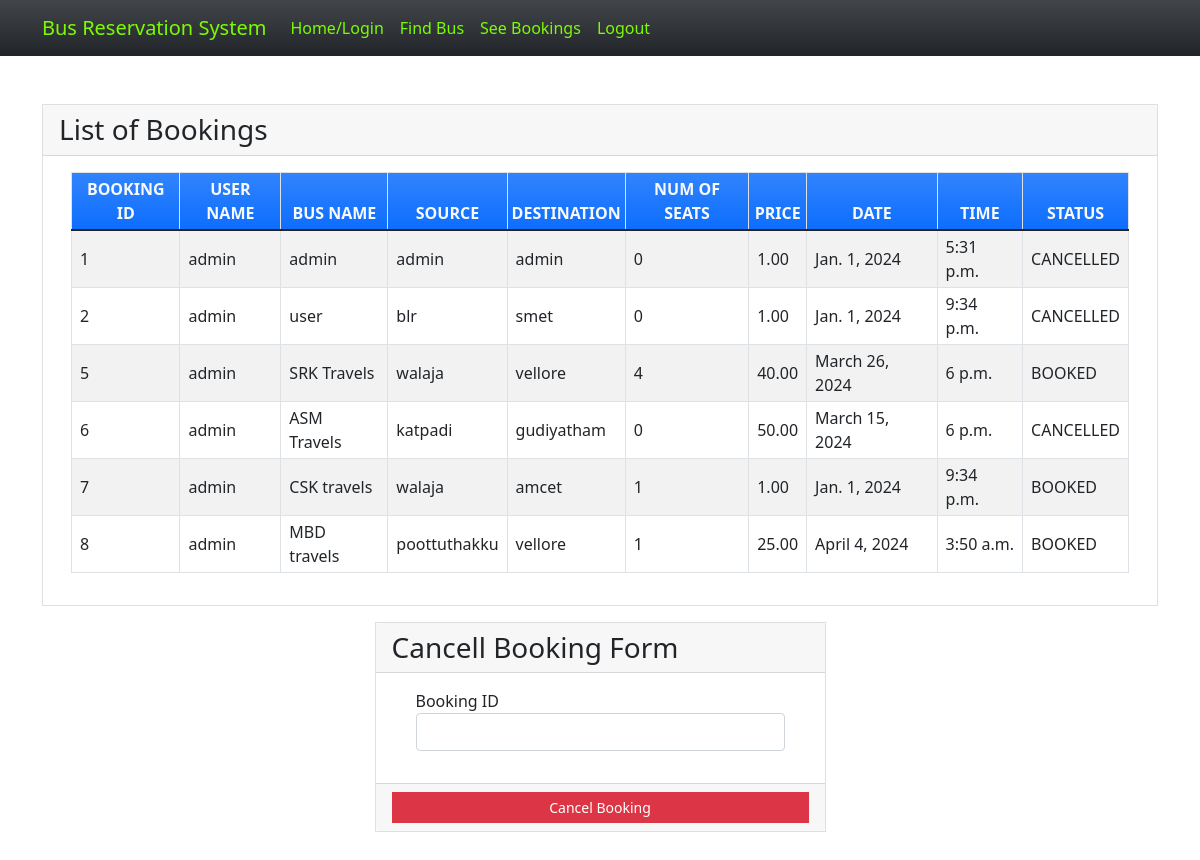
/seebookings (signed in), run on the app's committed database.
### myapp/models.py (models this page shows, shortened)
class Book(models.Model):
    BOOKED = 'B'
    CANCELLED = 'C'
    TICKET_STATUSES = ((BOOKED, 'Booked'),
                       (CANCELLED, 'Cancelled'),)
    email = models.EmailField()
    name = models.CharField(max_length=30)
    userid =models.DecimalField(decimal_places=0, max_digits=2)
    busid=models.DecimalField(decimal_places=0, max_digits=2)
    bus_name = models.CharField(max_length=30)
    source = models.CharField(max_length=30)
    dest = models.CharField(max_length=30)
    nos = models.DecimalField(decimal_places=0, max_digits=2)
    price = models.DecimalField(decimal_places=2, max_digits=6)
    date = models.DateField()
    time = models.TimeField()
    status = models.CharField(choices=TICKET_STATUSES, default=BOOKED, max_length=2)
    class Meta:
        verbose_name_plural = "List of Books"

### myapp/views.py (the view)
# urls.py: path('seebookings', views.seebookings, name="seebookings"),
@login_required(login_url='signin')
def seebookings(request,new={}):
    context = {}
    id_r = request.user.id
    book_list = Book.objects.filter(userid=id_r)
    if book_list:
        return render(request, 'myapp/booklist.html', locals())
    else:
        context["error"] = "Sorry no buses booked"
        return render(request, 'myapp/findbus.html', context)

### myapp/templates/myapp/booklist.html (shortened to what this page needs)
{% extends 'myapp/base.html' %} {% block content %}
<div class="container my-5">
    <div class="card rounded-0">
        <div class="card-header">
            <div class="card-title h3 mb-0">List of Bookings</div>
        </div>
        <div class="card-body">
            <div class="container-fluid">
                <table class="table table-bordered table-striped">
                    <thead>
                        <tr class="bg-gradient bg-primary text-light">
                            <th class="p-1 text-center">BOOKING ID</th>
                            <th class="p-1 text-center">USER NAME</th>
                            <th class="p-1 text-center">BUS NAME</th>
                            <th class="p-1 text-center">SOURCE</th>
                            <th class="p-1 text-center">DESTINATION</th>
                            <th class="p-1 text-center">NUM OF SEATS</th>
                            <th class="p-1 text-center">PRICE</th>
                            <th class="p-1 text-center">DATE</th>
                            <th class="p-1 text-center">TIME</th>
                            <th class="p-1 text-center">STATUS</th>
                        </tr>
                    </thead>
                    {% for row in book_list %}
                    <tr>
                        <td class="px-2 py-1 align-middle">{{row.id}}</td>
                        <td class="px-2 py-1 align-middle">{{row.name}}</td>
                        <td class="px-2 py-1 align-middle">{{row.bus_name}}</td>
                        <td class="px-2 py-1 align-middle">{{row.source}}</td>
                        <td class="px-2 py-1 align-middle">{{row.dest}}</td>
                        <td class="px-2 py-1 align-middle">{{row.nos}}</td>
                        <td class="px-2 py-1 align-middle">{{row.price}}</td>
                        <td class="px-2 py-1 align-middle">{{row.date}}</td>
                        <td class="px-2 py-1 align-middle">{{row.time}}</td>
                        <td class="px-2 py-1 align-middle">{{row.status}}</td>
                    </tr>
                    {% endfor %}
                </table>
            </div>
        </div>
    </div>
    <div class="row mt-3 justify-content-center">
        <div class="col-lg-5 col-md-7 col-sm-10 col-xs-12">
            <div class="card rounded-0">
                <div class="card-header">
                    <div class="card-title h3 mb-0">Cancell Booking Form</div>
                </div>
                <div class="card-body">
                    <div class="container-fluid">
                        <form action="{% url 'cancellings' %}" method="post" id="cancel-form">
                            <div class="mb-3">
                                <label for="bus_id" class="control-label">Booking ID</label>
                                <input name='bus_id' class="form-control" type="number" id="bus_id">
                            </div>
                        </form>
                    </div>
                </div>
                <div class="card-footer text-center">
                    <button class="btn btn-sm rounded-0 btn-danger w-100" form="cancel-form">Cancel Booking</button>
                </div>
            </div>
        </div>
    </div>
</div>
{% endblock %}

### myapp/templates/myapp/base.html (shortened to what this page needs)
<!doctype html>
<html lang="en">
<head>
    <link rel="stylesheet" href="https://cdn.jsdelivr.net/npm/bootstrap@5.1.3/dist/css/bootstrap.min.css">
</head>
<body>
<nav class="navbar navbar-expand-lg navbar-light bg-gradient bg-dark" style="background-color: green;">
    <div class="container" style="color:green;">
            <a class="navbar-brand" href="#" style="color: lawngreen;">Bus Reservation System</a>
        <div class="collapse navbar-collapse" id="navbarNavAltMarkup">
            <div class="navbar-nav" >
                <a class="nav-item nav-link active" href="{% url 'home' %}" style="color: lawngreen;">Home/Login</a>
                <a class="nav-item nav-link" href="{% url 'findbus' %}"style="color: lawngreen;">Find Bus</a>
                <a class="nav-item nav-link" href="{% url 'seebookings' %}" style="color: lawngreen;">See Bookings</a>
                {% if request.user.is_active %}
                <a class="nav-item nav-link " href="{% url 'signout' %}" style="color: lawngreen;">Logout</a>
                {% else %}
                <a class="nav-item nav-link " href="{% url 'signup' %}" style="color: lawngreen;">Registration</a>
                {% endif %}
            </div>
        </div>
    </div>
</nav>
{% block content %}
{% endblock %}
</body>
</html>

### myapp/templates/myapp/base.html (style rules this page uses)
body { background-image: url("https://w0.peakpx.com/wallpaper/659/135/HD-wallpaper-mercedes-benz-tourismo-passenger-bus-new-green-transportation-of-passengers-concepts-buses-mercedes-for-with-resolution-high-quality.jpg"); background-repeat: no-repeat; background-size: cover; }

### data on the page
Book: id "1", name "admin", bus_name "admin", source "admin", dest "admin", nos "0", price "1.00", date "Jan. 1, 2024", time "5:31 p.m.", status "CANCELLED"
Book: id "2", name "admin", bus_name "user", source "blr", dest "smet", nos "0", price "1.00", date "Jan. 1, 2024", time "9:34 p.m.", status "CANCELLED"
Book: id "5", name "admin", bus_name "SRK Travels", source "walaja", dest "vellore", nos "4", price "40.00", date "March 26, 2024", time "6 p.m.", status "BOOKED"
Book: id "6", name "admin", bus_name "ASM Travels", source "katpadi", dest "gudiyatham", nos "0", price "50.00", date "March 15, 2024", time "6 p.m.", status "CANCELLED"
Book: id "7", name "admin", bus_name "CSK travels", source "walaja", dest "amcet", nos "1", price "1.00", date "Jan. 1, 2024", time "9:34 p.m.", status "BOOKED"
Book: id "8", name "admin", bus_name "MBD travels", source "poottuthakku", dest "vellore", nos "1", price "25.00", date "April 4, 2024", time "3:50 a.m.", status "BOOKED"
